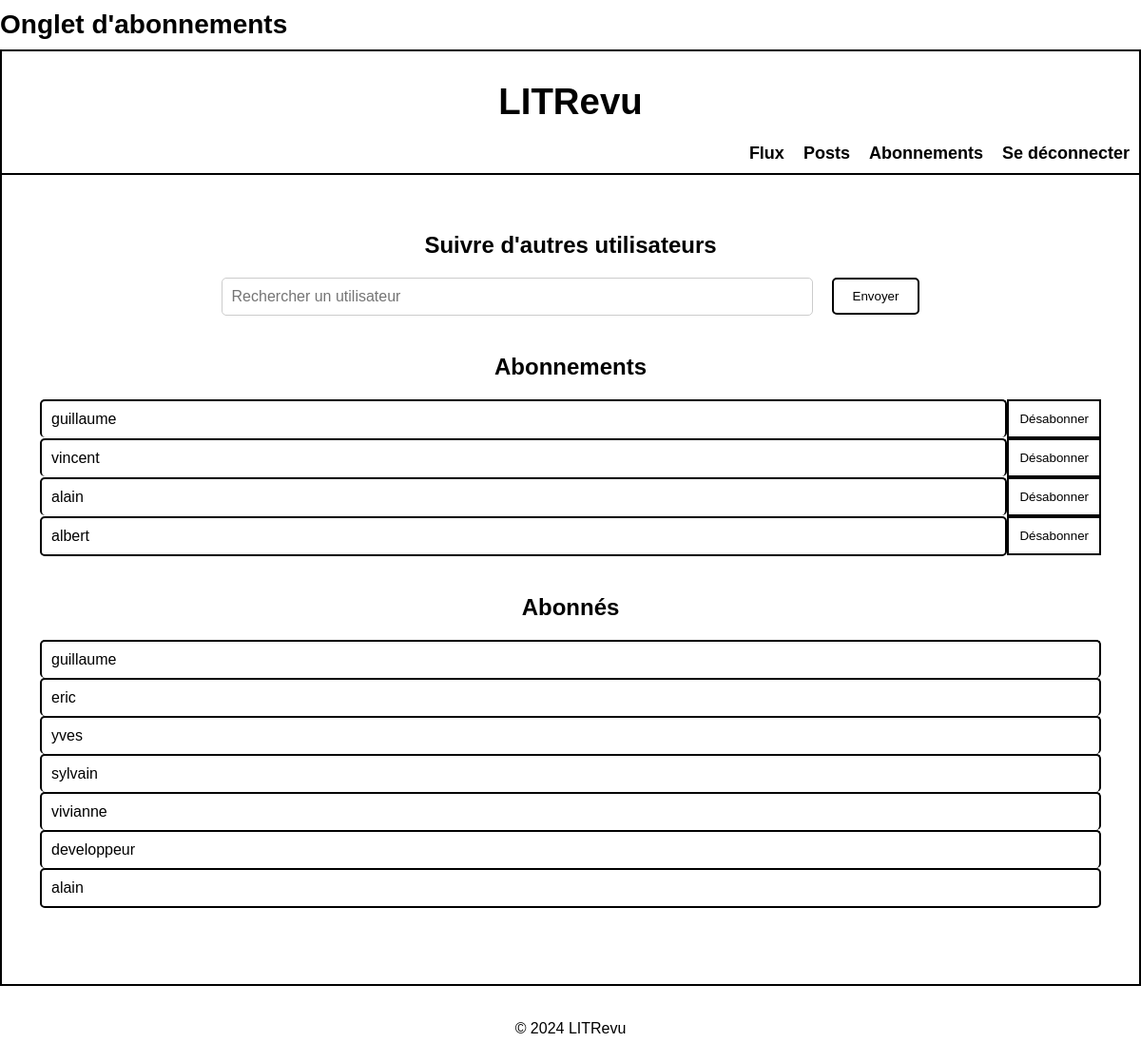
Page /subscriptions/follows/ (signed in) on the earlier database version.
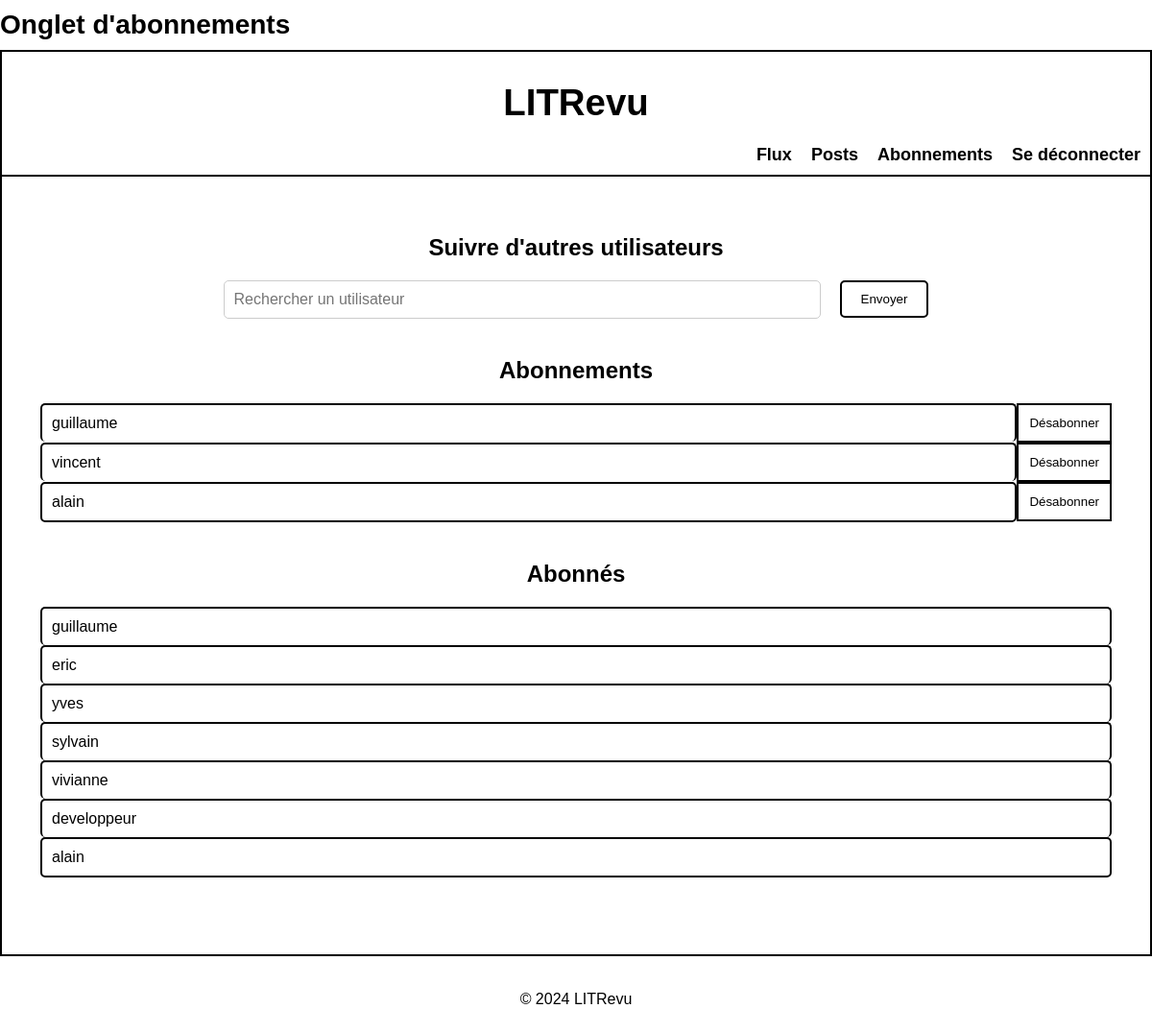
Same page on the later database version.
### subscriptions/models.py (models this page shows)
class UserFollows(models.Model):
    user = models.ForeignKey(
        to=settings.AUTH_USER_MODEL,
        on_delete=models.CASCADE,
        related_name='following_subscriptions'
    )
    followed_user = models.ForeignKey(
        to=settings.AUTH_USER_MODEL,
        on_delete=models.CASCADE,
        related_name='follower_subscriptions'
    )
    class Meta:
        unique_together = ('user', 'followed_user')  # Unicité de la relation de suivi
    def __str__(self):
        return f'{self.user} suit {self.followed_user}'

### authentication/models.py (models this page shows, shortened)
class CustomUser(AbstractUser):
    ROLE_CHOICES = [
        ('USER', 'Utilisateur'),
        ('DEVELOPER', 'Développeur'),
    ]
    role = models.CharField(max_length=10, choices=ROLE_CHOICES, default='USER')
    is_developer = models.BooleanField(default=False)
    follows = models.ManyToManyField(
        'self', through='subscriptions.UserFollows', related_name='is_followed_by', symmetrical=False
    )

### subscriptions/views.py (the view)
# urls.py: path('follows/', FollowsListView.as_view(), name='follows_list'),
class FollowsListView(LoginRequiredMixin, ListView):
    model = UserFollows
    template_name = 'subscriptions/follow_user.html'
    context_object_name = 'follows'
    login_url = reverse_lazy('login')
    def get_context_data(self, **kwargs):
        context = super().get_context_data(**kwargs)
        following = UserFollows.objects.filter(user=self.request.user)
        followers = UserFollows.objects.filter(followed_user=self.request.user)
        print(f"DEBUG: Following count: {following.count()}, Followers count: {followers.count()}")
        context['following'] = following
        context['followers'] = followers
        context['form'] = FollowUserForm()  # Ajout du formulaire pour les suivis
        print("DEBUG: Formulaire de suivi ajouté au contexte")
        return context
    def get_queryset(self):
        queryset = UserFollows.objects.filter(user=self.request.user)
        print(f"DEBUG: QuerySet pour les utilisateurs suivis récupéré: {queryset}")
        return queryset

### subscriptions/forms.py (shortened to what this page needs)
class FollowUserForm(forms.Form):
    user_id = forms.ModelChoiceField(
        queryset=User.objects.all(),  # Charger tous les utilisateurs
        label="Utilisateur",
        widget=forms.HiddenInput  # Champ caché pour soumettre l'ID utilisateur
    )

### subscriptions/templates/subscriptions/follow_user.html (shortened to what this page needs)
{% extends 'base.html' %}
{% block title %}Onglet d'abonnements{% endblock %}
{% block content %}
<div class="subscription-container">
    <div class="subscription-section">
        <h2 class="subscription-title">Suivre d'autres utilisateurs</h2>
        <div class="subscription-search-section">
            <form method="post" id="follow-form" class="subscription-search-form">
                <div class="input-btn-container">
                    <div class="input-container">
                        <input type="text" name="username" id="search_user" placeholder="Rechercher un utilisateur" class="subscription-search-input" autocomplete="off">
                    </div>
                    <div class="btn-container">
                        <button type="submit" class="btn btn-primary">Envoyer
                        </button>
                    </div>
                </div>
            </form>
        </div>
    </div>
    <div class="subscription-section">
        <h2 class="subscription-title">Abonnements</h2>
        <div class="subscription-list" id="following-list">
            {% for follow in following %}
            <div class="subscription-row">
                <div class="subscription-list-item {% if forloop.last %}border-bottom{% endif %} bordered-item">
                    <div class="subscription-info">
                        <div class="subscription-content-left">
                            <div class="subscription-username">{{ follow.followed_user.username }}</div>
                        </div>
                    </div>
                </div>
                <div class="subscription-unsubscribe">
                    <form method="post" action="{% url 'unfollow_user' follow.pk %}">
                        <button type="submit" class="btn btn-unsubscribe">Désabonner</button>
                    </form>
                </div>
            </div>
            {% empty %}
            <p>Vous ne suivez personne pour l'instant.</p>
            {% endfor %}
        </div>
    </div>
    <div class="subscription-section">
        <h2 class="subscription-title">Abonnés</h2>
        <div class="follower-list">
            {% for follower in followers %}
            <div class="subscription-row">
                <div class="subscription-list-item {% if forloop.last %}border-bottom{% endif %} bordered-item">
                    <div class="subscription-info">
                        <div class="subscription-content-left">
                            <div class="subscription-username">{{ follower.user.username }}</div>
                        </div>
                    </div>
                </div>
            </div>
            {% empty %}
            <p>Personne ne vous suit pour l'instant.</p>
            {% endfor %}
        </div>
    </div>
</div>
{% endblock %}

Differences in the rows shown:
removed UserFollows: followed_user.username "albert", shown under "Abonnements"
